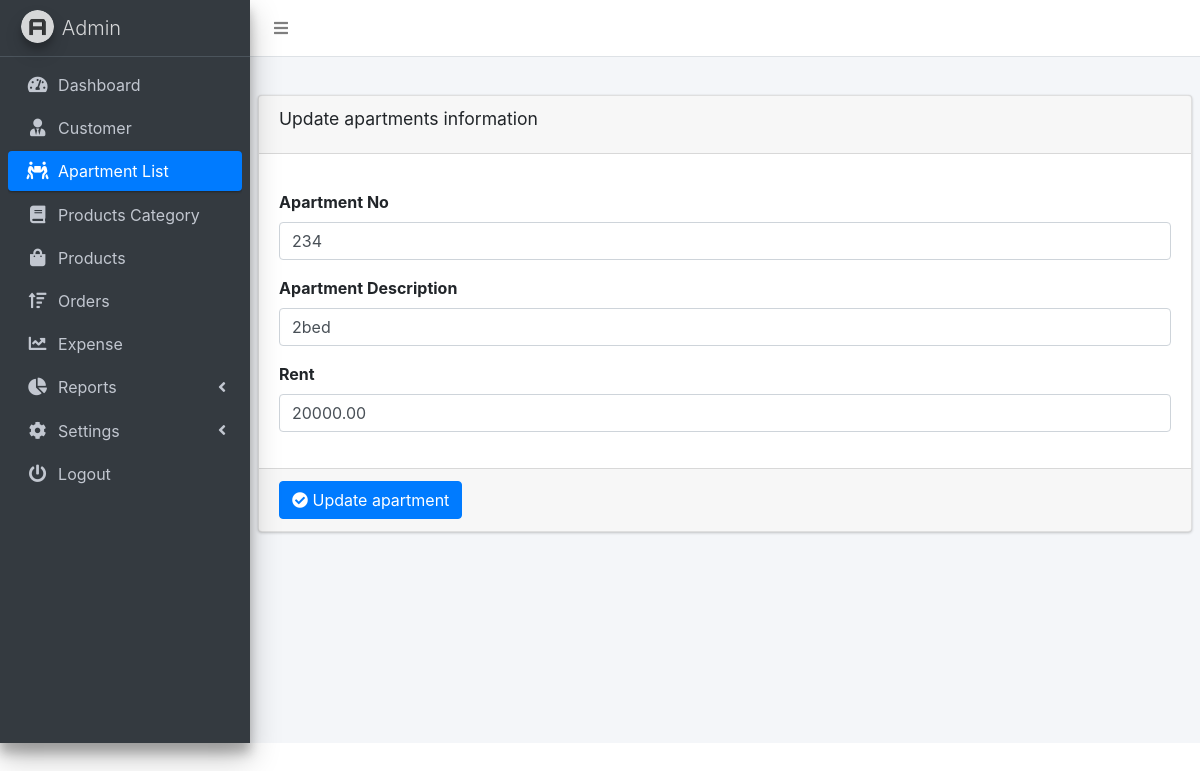
The app's page /edit_apartment.php?id=2 (signed in) with its own data.
### tables this page shows
CREATE TABLE `apartments` (
  `apartment_id` int(11) NOT NULL,
  `apartment_no` varchar(255) NOT NULL,
  `description` varchar(255) NOT NULL,
  `rent` double(10,2) NOT NULL
);

### edit_apartment.php (the view, shortened to what this page needs)
<?php
if ($_SERVER["REQUEST_METHOD"] == "GET") {
  $getid = $_GET['id'];
  include('db_connect.php');
  if (!empty($getid)) {
    $query = mysqli_query($con, "SELECT * FROM apartments WHERE apartment_id='$getid'");
    $row = mysqli_fetch_assoc($query);
  }
}
?>
<!DOCTYPE html>
<html lang="en">
<head>
  <link rel="stylesheet" href="dist/css/preloader.css">
  <link rel="stylesheet" href="plugins/sweetalert2/sweetalert2.min.css">
  <link rel="stylesheet" href="plugins/fontawesome-free/css/all.min.css">
  <link rel="stylesheet" href="https://code.ionicframework.com/ionicons/2.0.1/css/ionicons.min.css">
  <link rel="stylesheet" href="plugins/datatables-bs4/css/dataTables.bootstrap4.min.css">
  <link rel="stylesheet" href="plugins/datatables-responsive/css/responsive.bootstrap4.min.css">
  <link rel="stylesheet" href="dist/css/adminlte.min.css">
  <link href="plugins/bootstrap/css/bootstrap.min.css" rel="stylesheet"/>
</head>
<body class="hold-transition sidebar-mini">
<div class="wrapper">
  <nav class="main-header navbar navbar-expand navbar-white navbar-light">
    <ul class="navbar-nav">
      <li class="nav-item">
        <a class="nav-link" data-widget="pushmenu" href="#" role="button"><i class="fas fa-bars"></i></a>
      </li>
    </ul>
  </nav>
  <aside class="main-sidebar sidebar-dark-primary elevation-4">
    <a href="#" class="brand-link">
      <img src="dist/img/AdminLTELogo.png"
           alt="AdminLTE Logo"
           class="brand-image img-circle elevation-3"
           style="opacity: .8">
      <span class="brand-text font-weight-light">Admin</span>
    </a>
    <div class="sidebar">
      <nav class="mt-2">
        <ul class="nav nav-pills nav-sidebar flex-column" data-widget="treeview" role="menu" data-accordion="false">
          <li class="nav-item">
            <a href="dashboard.php" class="nav-link">
              <i class="nav-icon fas fa-tachometer-alt"></i>
              <p>
                Dashboard
              </p>
            </a>
          </li>
          <li class="nav-item">
            <a href="customers.php" class="nav-link ">
              <i class="nav-icon fas fa-user-tie"></i>
              <p>
                Customer
              </p>
            </a>
          </li>
          <li class="nav-item">
            <a href="apartments.php" class="nav-link active">
              <i class="nav-icon fas fa-people-carry"></i>
              <p>
                Apartment List
              </p>
            </a>
          </li>
          <li class="nav-item">
            <a href="category.php" class="nav-link">
              <i class="nav-icon fas fa-book"></i>
              <p>
                Products Category
              </p>
            </a>
          </li>
          <li class="nav-item">
            <a href="products.php" class="nav-link">
              <i class="nav-icon fas fa-shopping-bag"></i>
              <p>
                Products
              </p>
            </a>
          </li>
          <li class="nav-item">
            <a href="orders.php" class="nav-link">
              <i class="nav-icon fas fa-sort-amount-up"></i>
              <p>
                Orders
              </p>
            </a>
          </li>
          <li class="nav-item">
            <a href="expense.php" class="nav-link">
              <i class="nav-icon fas fa-chart-line"></i>
              <p>
                Expense
              </p>
            </a>
          </li>
          <li class="nav-item">
            <a href="#" class="nav-link">
              <i class="nav-icon fas fa-chart-pie"></i>
              <p>
                Reports
                <i class="right fas fa-angle-left"></i>
              </p>
            </a>
          </li>
          <li class="nav-item">
            <a href="products.php" class="nav-link">
              <i class="nav-icon fas fa-cog"></i>
              <p>
                Settings
                <i class="right fas fa-angle-left"></i>
              </p>
            </a>
          </li>
          <li class="nav-item">
            <a href="logout.php" class="nav-link">
              <i class="nav-icon fas fa-power-off"></i>
              <p>
                Logout
              </p>
            </a>
          </li>
        </ul>
      </nav>
    </div>
  </aside>
  <div class="content-wrapper">
    <section class="content-header">
    </section>
    <section class="content">
      <div class="row">
        <div class="col-12">
          <div class="card">
            <div class="card-header">
              <h3 class="card-title">Update apartments information</h3>
            </div>
            <form role="form" id="quickForm" method="post" action="edit_apartment.php">
              <div class="card-body">
                <div class="form-group">
                  <label for="exampleInputapartmentName">Apartment No</label>
                  <input type="text" name="apartment_no" class="form-control" id="exampleInputapartmentName"
                         value="<?php echo $row['apartment_no'] ?>">
                </div>
                <div class="form-group">
                  <label for="exampleInputapartmentName">Apartment Description</label>
                  <input type="text" name="description" class="form-control" id="exampleInputapartmentName"
                         value="<?php echo $row['description'] ?>">
                </div>
                <div class="form-group">
                  <label for="exampleInputapartmentName">Rent</label>
                  <input type="text" name="rent" class="form-control" id="exampleInputapartmentName"
                         value="<?php echo $row['rent'] ?>">
                </div>
              </div>
              <div class="card-footer">
                <button type="submit" id="update_apartment" class="btn btn-primary"> <i class="fa fa-check-circle"></i> Update apartment</button>
              </div>
            </form>
          </div>
        </div>
      </div>
    </section>
  </div>
</div>
</body>
</html>

### records on screen
apartments: apartment_no "234", description "2bed", rent "20000.00"
